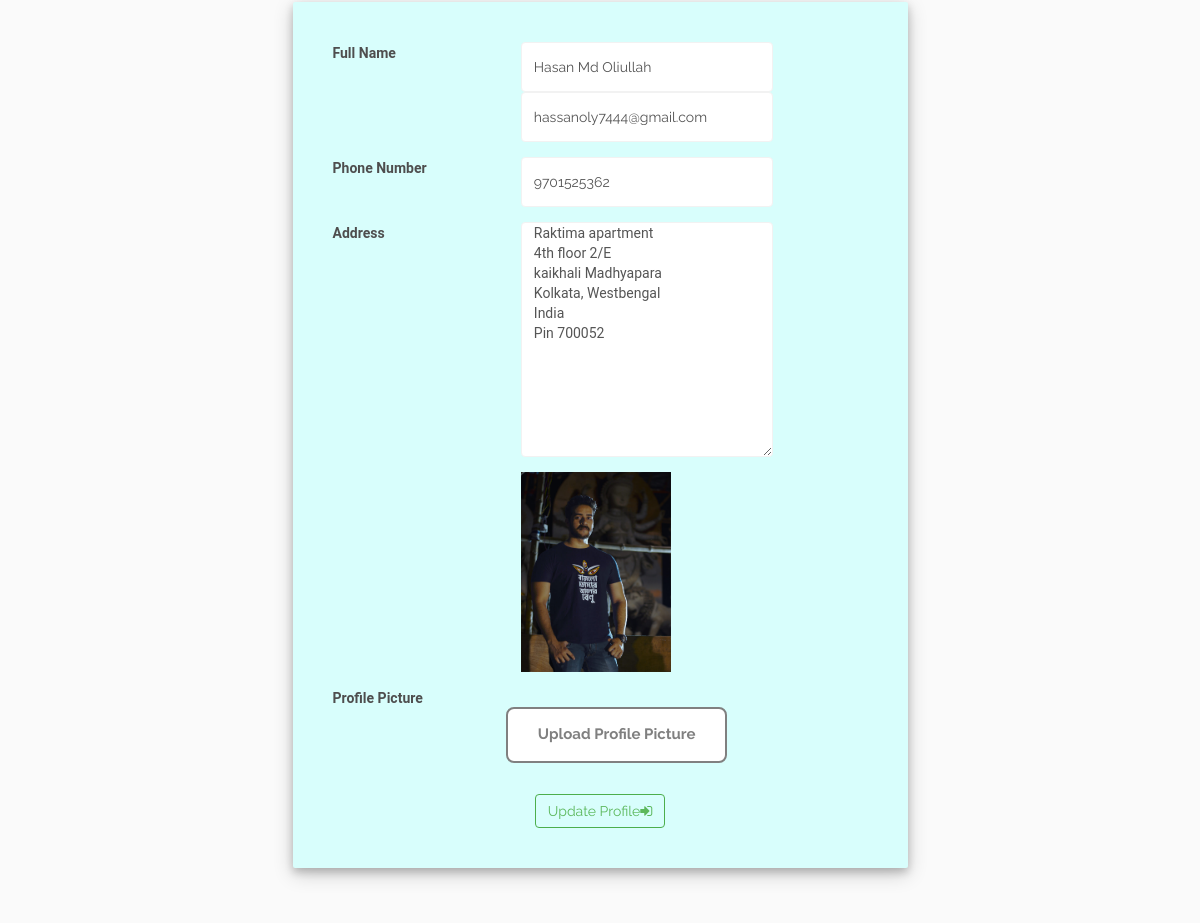
Page /upload_profile.php (signed in, middle part) on the earlier database version.
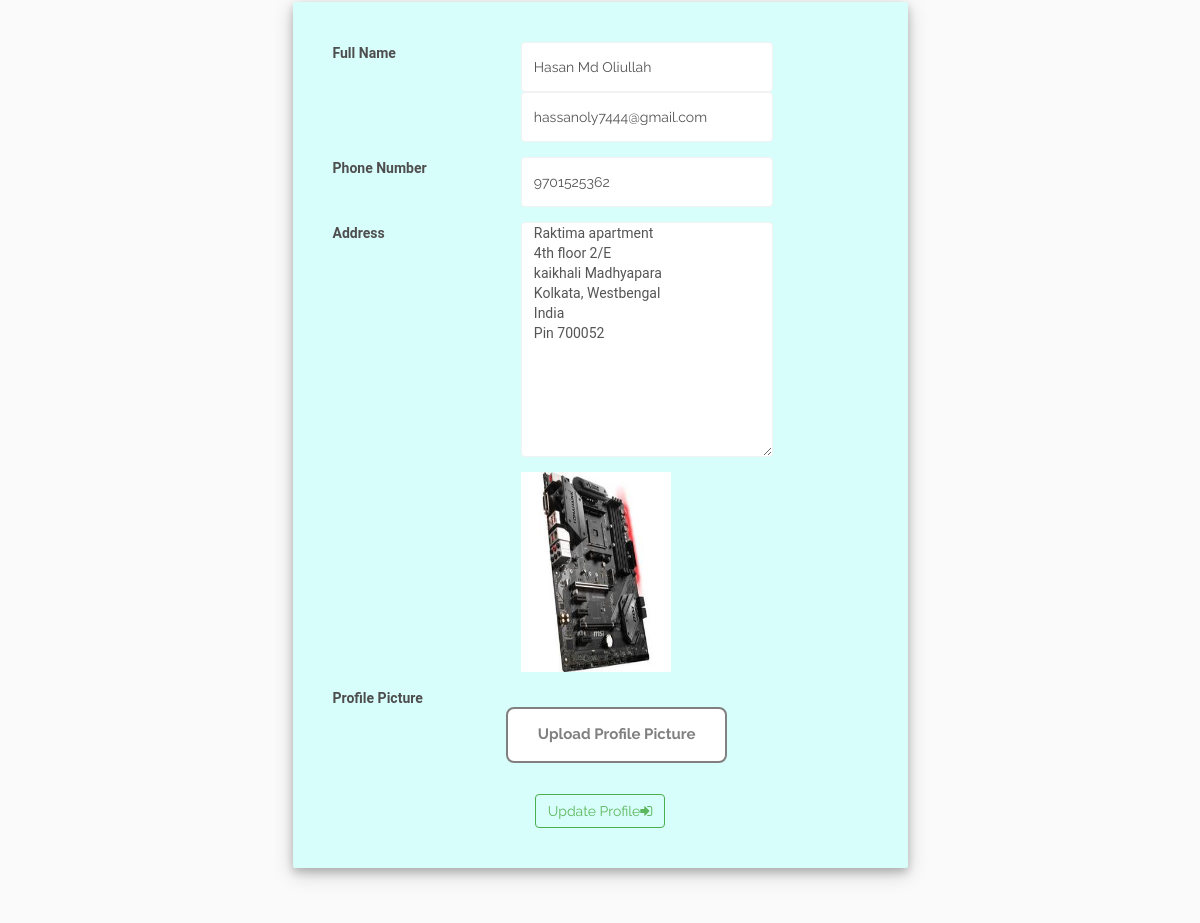
Same page on the later database version.
### tables this page shows
CREATE TABLE `user` (
  `id` int(100) NOT NULL,
  `name` varchar(100) NOT NULL,
  `password` varchar(100) NOT NULL,
  `phone_number` varchar(100) NOT NULL,
  `email_id` varchar(100) NOT NULL,
  `address` varchar(200) NOT NULL,
  `profile_pic` varchar(100) NOT NULL
);

### admin/system/adodb/adodb.inc.php (called while the page is built, shortened)
<?php
 if (!defined('_ADODB_LAYER')) {
	GLOBAL
		$ADODB_vers,
		$ADODB_COUNTRECS,
		$ADODB_CACHE_DIR,
		$ADODB_CACHE,
		$ADODB_CACHE_CLASS,
		$ADODB_EXTENSION,
		$ADODB_COMPAT_FETCH,
	 	$ADODB_FETCH_MODE,
		$ADODB_GETONE_EOF,
		$ADODB_QUOTE_FIELDNAMES;
	function ADODB_Setup()
	{
	GLOBAL
		$ADODB_vers,
		$ADODB_COUNTRECS,
		$ADODB_CACHE_DIR,
	 	$ADODB_FETCH_MODE,
		$ADODB_CACHE,
		$ADODB_CACHE_CLASS,
		$ADODB_FORCE_TYPE,
		$ADODB_GETONE_EOF,
		$ADODB_QUOTE_FIELDNAMES;
		$ADODB_FETCH_MODE = ADODB_FETCH_DEFAULT;
		if (!isset($ADODB_COUNTRECS)) $ADODB_COUNTRECS = true;
	}
	class ADOConnection {
	var $database = '';
	var $host = '';
	var $user = '';
	var $debug = false;
	var $true = '1';
	var $false = '0';
	var $fetchMode=false;
	var $bulkBind = false;
	var $_queryID = false;
	var $_bindInputArray = false;
	function PConnect($argHostname = "", $argUsername = "", $argPassword = "", $argDatabaseName = "")
	{
		if ($argHostname != "") $this->host = $argHostname;
		if ($argUsername != "") $this->user = $argUsername;
		if ($argDatabaseName != "") $this->database = $argDatabaseName;
		if ($rez = $this->_pconnect($this->host, $this->user, $argPassword, $this->database)) return true;
		return $ret;
	}
	function Execute($sql,$inputarr=false)
	{
		if ($inputarr) {
			if (!is_array($inputarr)) $inputarr = array($inputarr);
			$element0 = reset($inputarr);
			$array_2d = $this->bulkBind && is_array($element0) && !is_object(reset($element0));
			unset($element0);
			if (!is_array($sql) && !$this->_bindInputArray) {
				$sqlarr = explode('?',$sql);
				$nparams = sizeof($sqlarr)-1;
				if (!$array_2d) $inputarr = array($inputarr);
				foreach($inputarr as $arr) {
					$sql = ''; $i = 0;
					while(list(, $v) = each($arr)) {
						$sql .= $sqlarr[$i];
						$typ = gettype($v);
						if ($typ == 'string')
							$sql .= $this->qstr($v);
						else if ($typ == 'double')
							$sql .= str_replace(',','.',$v);
						else if ($typ == 'boolean')
							$sql .= $v ? $this->true : $this->false;
						else if ($typ == 'object') {
							if (method_exists($v, '__toString')) $sql .= $this->qstr($v->__toString());
							else $sql .= $this->qstr((string) $v);
						} else if ($v === null)
							$sql .= 'NULL';
						else
							$sql .= $v;
						$i += 1;
						if ($i == $nparams) break;
					}
					if (isset($sqlarr[$i])) {
						$sql .= $sqlarr[$i];
						if ($i+1 != sizeof($sqlarr)) $this->outp_throw( "Input Array does not match ?: ".htmlspecialchars($sql),'Execute');
					} else if ($i != sizeof($sqlarr))
						$this->outp_throw( "Input array does not match ?: ".htmlspecialchars($sql),'Execute');
					$ret = $this->_Execute($sql);
					if (!$ret) return $ret;
				}
			} else {
				if ($array_2d) {
					if (is_string($sql))
						$stmt = $this->Prepare($sql);
					else
						$stmt = $sql;
					foreach($inputarr as $arr) {
						$ret = $this->_Execute($stmt,$arr);
						if (!$ret) return $ret;
					}
				} else {
					$ret = $this->_Execute($sql,$inputarr);
				}
			}
		} else {
			$ret = $this->_Execute($sql,false);
		}
		return $ret;
	}
	function _Execute($sql,$inputarr=false)
	{
		if ($this->debug) {
			global $ADODB_INCLUDED_LIB;
			if (empty($ADODB_INCLUDED_LIB)) include(ADODB_DIR.'/adodb-lib.inc.php');
			$this->_queryID = _adodb_debug_execute($this, $sql,$inputarr);
		} else {
			$this->_queryID = @$this->_query($sql,$inputarr);
		}
		$rs = new $rsclass($this->_queryID,$this->fetchMode);
		$rs->connection = $this;
		$rs->Init();
		if (is_array($sql)) $rs->sql = $sql[0];
		else $rs->sql = $sql;
		return $rs;
	}
}
	class ADORecordSet implements IteratorAggregate {
	var $_numOfRows = -1;
	var $_numOfFields = -1;
	var $_currentRow = -1;
	var $_closed = false;
	function ADORecordSet($queryID)
	{
		$this->_queryID = $queryID;
	}
	function Init()
	{
		if ($this->_numOfRows != 0 && $this->_numOfFields && $this->_currentRow == -1) {
			$this->_currentRow = 0;
			if ($this->EOF = ($this->_fetch() === false)) {
				$this->_numOfRows = 0;
			}
		} else {
			$this->EOF = true;
		}
	}
	function Close()
	{
		if (!$this->_closed) {
			$this->_closed = true;
			return $this->_close();
		} else
			return true;
	}
	function RecordCount() {return $this->_numOfRows;}
}
	function ADOLoadCode($dbType)
	{
		$db = strtolower($dbType);
		switch ($db) {
			default:
				$class = $db; break;
		}
		$file = ADODB_DIR."/drivers/adodb-".$db.".inc.php";
		if (class_exists("ADODB_" . $class)) return $class;
		return false;
	}
	function ADONewConnection($db='')
	{
	GLOBAL $ADODB_NEWCONNECTION, $ADODB_LASTDB;
		$errorfn = (defined('ADODB_ERROR_HANDLER')) ? ADODB_ERROR_HANDLER : false;
		if(empty($obj)) {
			if (!isset($ADODB_LASTDB)) $ADODB_LASTDB = '';
			if ($db != $ADODB_LASTDB) $db = ADOLoadCode($db);
			$cls = 'ADODB_'.$db;
			$obj = new $cls();
		}
		return $obj;
	}
}
?>

### admin/system/database.php (called while the page is built, shortened)
<?php
include ('adodb/adodb.inc.php');
class clsConnection
{
    private $db_host;
    private $db_user;
    private $db_pwd;
    private $db_name;
    private $dbLink;
    function clsConnection()
    {
        if (strstr($_SERVER['HTTP_HOST'], "192.168.1.") || $_SERVER['HTTP_HOST'] =="localhost")
        {
            $this->db_host = "localhost";
            $this->db_user = "root";
            $this->db_pwd = "";
            $this->db_name = "tilottama_tech";
        }
        else
        {
            $this->db_host = "localhost";
            $this->db_user = "root";
            $this->db_pwd = "";
            $this->db_name = "reborndb";
        }
        $this->dbLink = ADONewConnection('mysqli');
        $this->dbLink->PConnect($this->db_host, $this->db_user, $this->db_pwd, $this->db_name);
    }
    public function GetAllRows($sqlQuery = "")
    {
        $recordSet = $this->dbLink->Execute($sqlQuery);
        $rows = array();
        if (!$recordSet)
        {
            print $this->dbLink->ErrorMsg();
        }
        else
        {
            while (!$recordSet->EOF)
            {
                $rows[] = $recordSet->fields;
                $recordSet->MoveNext();
            }
        }
        return $rows;
    }
}
?>

### admin/system/adodb/drivers/adodb-mysqli.inc.php (called while the page is built, shortened)
<?php
if (! defined("_ADODB_MYSQLI_LAYER")) {
class ADODB_mysqli extends ADOConnection {
	var $clientFlags = 0;
	var $port = false;
	var $socket = false;
	var $optionFlags = array(array(MYSQLI_READ_DEFAULT_GROUP,0));
  	var $multiQuery = false;
	function _connect($argHostname = NULL,
			  $argUsername = NULL,
			  $argPassword = NULL,
			  $argDatabasename = NULL, $persist=false)
	  {
	    $this->_connectionID = @mysqli_init();
		foreach($this->optionFlags as $arr) {
			mysqli_options($this->_connectionID,$arr[0],$arr[1]);
		}
		if ($persist && PHP_VERSION > 5.2 && strncmp($argHostname,'p:',2) != 0) $argHostname = 'p:'.$argHostname;
		$ok = mysqli_real_connect($this->_connectionID,
 				    $argHostname,
 				    $argUsername,
 				    $argPassword,
 				    $argDatabasename,
					$this->port,
					$this->socket,
					$this->clientFlags);
		if ($ok) {
	 		if ($argDatabasename)  return $this->SelectDB($argDatabasename);
 			return true;
 	   } else {
			if ($this->debug)
		  		ADOConnection::outp("Could't connect : "  . $this->ErrorMsg());
			$this->_connectionID = null;
			return false;
	   }
	}
	function _pconnect($argHostname, $argUsername, $argPassword, $argDatabasename)
	{
		return $this->_connect($argHostname, $argUsername, $argPassword, $argDatabasename, true);
	}
	function SelectDB($dbName)
	{
	    if ($this->_connectionID) {
        	$result = @mysqli_select_db($this->_connectionID, $dbName);
			return $result;
		}
	    return false;
	}
	function _query($sql, $inputarr)
	{
	global $ADODB_COUNTRECS;
		if ($this->multiQuery) {
			$rs = mysqli_multi_query($this->_connectionID, $sql.';');
			if ($rs) {
				$rs = ($ADODB_COUNTRECS) ? @mysqli_store_result( $this->_connectionID ) : @mysqli_use_result( $this->_connectionID );
				return $rs ? $rs : true;
			}
		} else {
			$rs = mysqli_query($this->_connectionID, $sql, $ADODB_COUNTRECS ? MYSQLI_STORE_RESULT : MYSQLI_USE_RESULT);
			if ($rs) return $rs;
		}
		return false;
	}
}
class ADORecordSet_mysqli extends ADORecordSet{
	function ADORecordSet_mysqli($queryID, $mode = false)
	{
	  if ($mode === false)
	   {
	      global $ADODB_FETCH_MODE;
	      $mode = $ADODB_FETCH_MODE;
	   }
	  switch ($mode)
	    {
	    case ADODB_FETCH_DEFAULT:
	    case ADODB_FETCH_BOTH:
	    default:
	      $this->fetchMode = MYSQLI_BOTH;
	      break;
	    }
	}
	function _initrs()
	{
	global $ADODB_COUNTRECS;
		$this->_numOfRows = $ADODB_COUNTRECS ? @mysqli_num_rows($this->_queryID) : -1;
		$this->_numOfFields = @mysqli_num_fields($this->_queryID);
	}
	function MoveNext()
	{
		$this->fields = @mysqli_fetch_array($this->_queryID,$this->fetchMode);
		$this->EOF = true;
		return false;
	}
	function _fetch()
	{
		$this->fields = mysqli_fetch_array($this->_queryID,$this->fetchMode);
	  	return is_array($this->fields);
	}
	function _close()
	{
	  	$this->_queryID = false;
	}
}
}
?>

### admin/employee.cls.php (called while the page is built, shortened)
<?php
    class user_inc{
        private $db_con;
        function user_inc()
               {
                $this->db_con=new clsConnection;
               }
                function getUserUpdateById($id){
                    $sSql="SELECT * FROM user WHERE email_id='".$id."' ";
                    $rows = $this->db_con->GetAllRows($sSql);
                    return $rows;
                }
            }
?>

### upload_profile.php (the view, shortened to what this page needs)
<?php
include ('admin/system/database.php');
include ('admin/employee.cls.php');
$obj_user = new user_inc ;
$userProfileUpdate = $obj_user->getUserUpdateById($_SESSION['userName']);
foreach ($userProfileUpdate as $key => $value) {
    $name=$value['name'];
    $phone_number=$value['phone_number'];
    $address=$value['address'];
    $profile_pic=$value['profile_pic'];
}
?>
<!DOCTYPE html>
<html lang="en">
<head>
    <link href="css/bootstrap.min.css" rel="stylesheet">
    <link href="css/font-awesome.min.css" rel="stylesheet">
    <link href="css/animate.min.css" rel="stylesheet">
    <link href="css/prettyPhoto.css" rel="stylesheet">
    <link href="css/owl.carousel.min.css" rel="stylesheet">
    <link href="css/icomoon.css" rel="stylesheet">
    <link href="css/main.css" rel="stylesheet">
    <link href="css/responsive.css" rel="stylesheet">
    <link href="css/style_edit.css" rel="stylesheet">
    <link rel="stylesheet" href="assets/css/Google-Style-Login.css">
    <link rel="stylesheet" href="assets/css/styles.css">
  <link href="https://cdnjs.cloudflare.com/ajax/libs/sweetalert/1.1.3/sweetalert.css" rel="stylesheet" />
</head>
<body>
    <section class="pricing">
    <div class="cotainer">
        <div class="row justify-content-center ">
            <div class="col-md-6 col-md-offset-3 edit_register_div" style="padding: 40px;">
                    <div class="card">
                        <div class="card-body">
                            <form name="my-form" onsubmit="return validform()" action="user_update.dml.php" method="post" enctype="multipart/form-data">
                                <div class="form-group row">
                                    <label for="full_name" class="col-md-4 col-form-label text-md-right">Full Name</label>
                                    <div class="col-md-6">
                                        <input type="text" id="full_name" class="form-control" name="full_name" value="<?php echo $name; ?>">
                                        <input type="text" name="user_id"  class="form-control" value="<?php echo $_SESSION['userName']; ?>">
                                    </div>
                                </div>
                                <div class="form-group row">
                                    <label for="phone_number" class="col-md-4 col-form-label text-md-right">Phone Number</label>
                                    <div class="col-md-6">
                                        <input type="text" id="phone_number" class="form-control" name="phone_number" value="<?php echo $phone_number; ?>">
                                    </div>
                                </div>
                                <div class="form-group row">
                                    <label for="permanent_address" class="col-md-4 col-form-label text-md-right">Address</label>
                                    <div class="col-md-6">
                                    <textarea id="permanent_address" class="form-control" name="permanent_address"  ><?php echo $address; ?></textarea>
                                    </div>
                                </div>
                                <div class="form-group row">
                                    <label for="permanent_address" class="col-md-4 col-form-label text-md-right"></label>
                                    <div class="col-md-6">
                                    <img id="blah" src="admin/upload/<?php echo $profile_pic; ?>" style="box-sizing: content-box;
        width: 150px; height: 200px; align-content: center; border: 1px;">
                                    </div>
                                </div>
                                <div class="form-group row">
                                    <label for="profile_pic" class="col-md-4 col-form-label text-md-right" >Profile Picture</label>
                                    <div class="upload-btn-wrapper">
  <button class="btn edit_button">Upload Profile Picture</button>
</div>
                                </div>
<div class="form-actions">
                                        <button type="submit" class="btn btn-success btn-outline" >
                                        Update Profile<i class="fa fa-sign-in"></i>
                                        </button>
</div>
                                </div>
                        </div>
                    </div>
            </div>
        </div>
                    </section>
</body>
</html>

### css/main.css (style rules this page uses)
body { background: #fff; font-family: 'Open Sans', sans-serif; color: #4e4e4e; line-height: 22px; }
img { max-width: 100%; }
body>section { padding: 70px 0; }
section.pricing { background-color: #FAFAFA; }
.form-group .form-control { padding: 0 12px; border-color: #f2f2f2; -webkit-box-shadow: none; box-shadow: none; height: 50px; }
.form-group textarea.form-control { height: 235px; }
.form-group button { font-size: 15px; padding: 15px 30px; }
.edit_button { border: 2px solid gray; color: gray; background-color: white; border-radius: 8px; font-size: 20px; font-weight: bold; }

### css/style_edit.css (style rules this page uses)
input { padding: 10px; width: 100%; font-size: 17px; font-family: Raleway; border: 1px solid #aaaaaa; }
button { background-color: #C70039 ; color: #ffffff; border: none; margin-top: 20px; padding: 10px 20px; font-size: 17px; font-family: Raleway; cursor: pointer; border-radius: 10px; }
* { font-family: 'Roboto', sans-serif; }
.btn-outline { background-color: transparent; color: inherit; transition: all .5s; margin-top: 10px; }
.btn-success.btn-outline { color: #5cb85c; }
.edit_register_div { border-radius: 2px; box-shadow: 0 4px 8px 0 rgba(0, 0, 0, 0.2), 0 6px 20px 0 rgba(0, 0, 0, 0.19); background-color: #d8fefc ; }

### assets/css/styles.css (style rules this page uses)
.btn-outline { background-color: transparent; color: inherit; transition: all .5s; margin-top: 10px; }
.btn-success.btn-outline { color: #5cb85c; }

### upload_profile.php (style rules this page uses)
body { overflow-x: hidden; }
.upload-btn-wrapper { position: relative; overflow: hidden; display: inline-block; }
.edit_button { border: 2px solid gray; color: gray; background-color: white; padding: 8px 20px; border-radius: 8px; font-size: 20px; font-weight: bold; }
.form-actions { margin: 0; background-color: transparent; text-align: center; }

Differences in the rows shown:
changed user "Hasan Md Oliullah": profile_pic: a different picture
